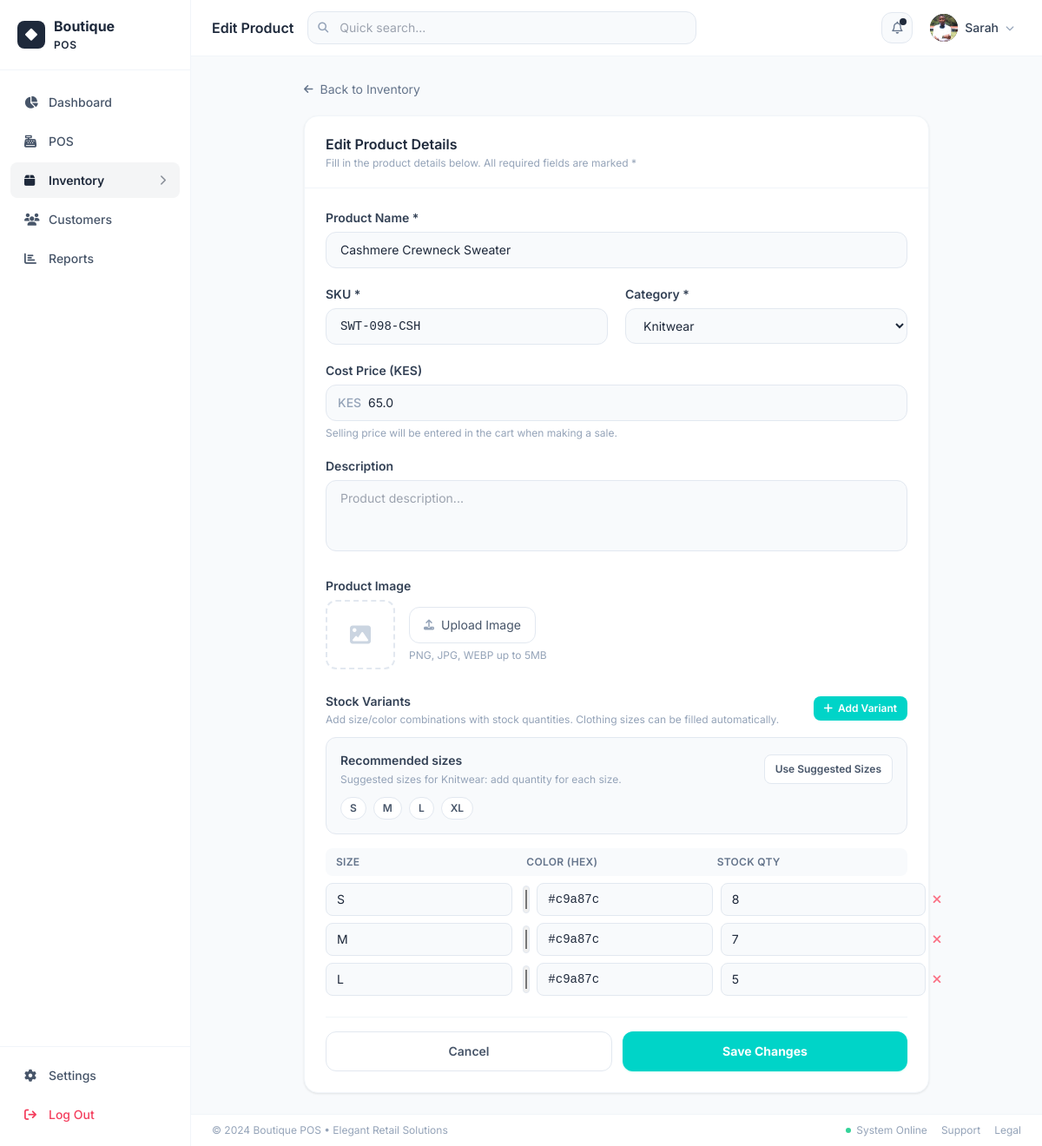
/inventory/edit/10 (signed in), run on an earlier commit of the app's database.
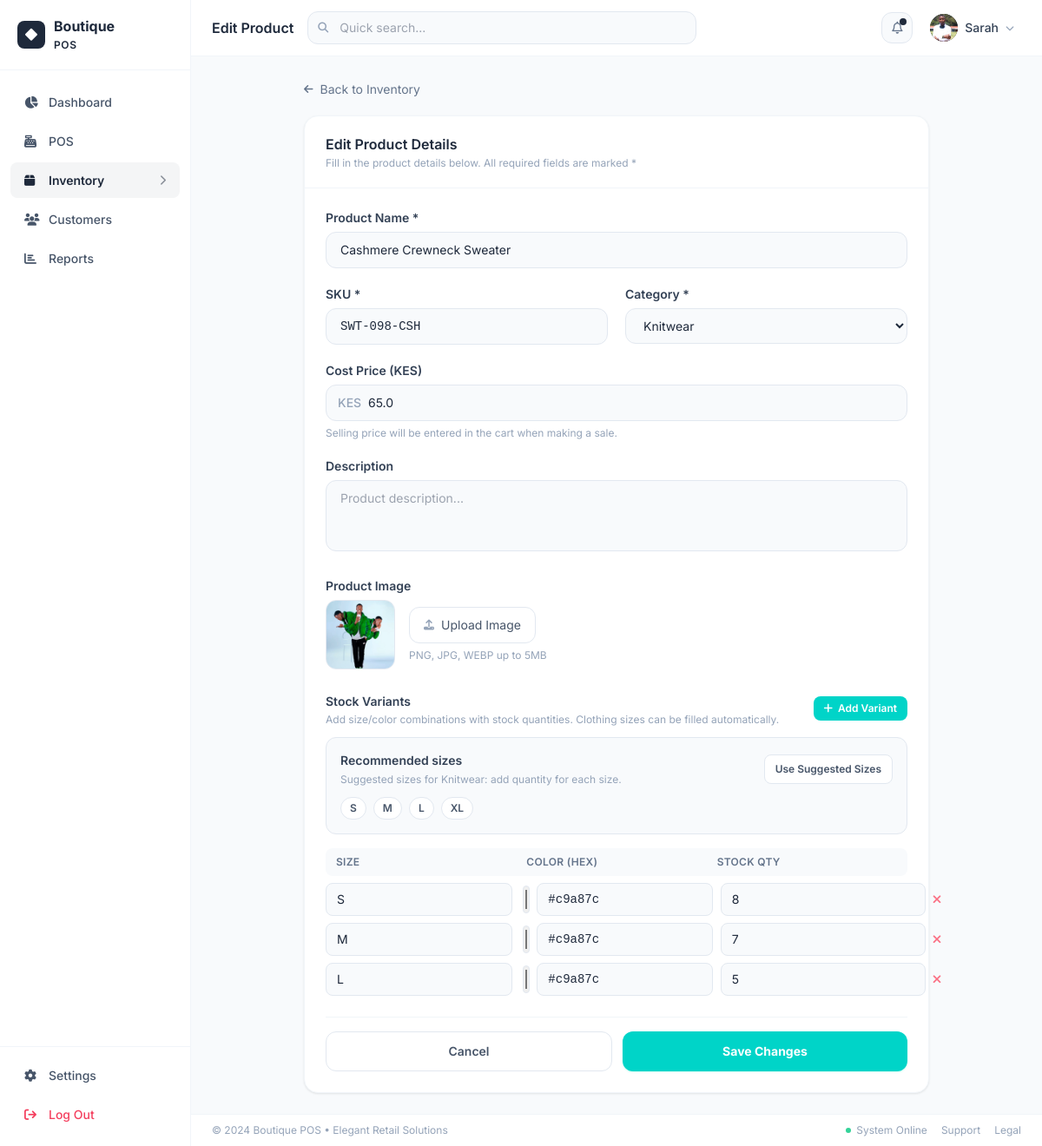
And on a later commit of the database.
### app/models.py (models this page shows, shortened)
class ProductVariant(db.Model):
    __tablename__ = 'product_variants'
    id = db.Column(db.Integer, primary_key=True)
    product_id = db.Column(db.Integer, db.ForeignKey('products.id'), nullable=False)
    size = db.Column(db.String(20), default='')
    color = db.Column(db.String(50), default='')
    stock_qty = db.Column(db.Integer, default=0)
    created_at = db.Column(db.DateTime, default=datetime.utcnow)

class Product(db.Model):
    __tablename__ = 'products'
    id = db.Column(db.Integer, primary_key=True)
    name = db.Column(db.String(200), nullable=False)
    sku = db.Column(db.String(50), unique=True, nullable=False, index=True)
    category_id = db.Column(db.Integer, db.ForeignKey('categories.id'), nullable=False)
    price = db.Column(db.Float, nullable=False)
    cost_price = db.Column(db.Float, default=0.0)
    description = db.Column(db.Text, default='')
    image = db.Column(db.String(300), default='')
    is_active = db.Column(db.Boolean, default=True)
    created_at = db.Column(db.DateTime, default=datetime.utcnow)
    updated_at = db.Column(db.DateTime, default=datetime.utcnow, onupdate=datetime.utcnow)
    variants = db.relationship('ProductVariant', backref='product', lazy='dynamic',
                               cascade='all, delete-orphan')
    sale_items = db.relationship('SaleItem', backref='product', lazy='dynamic')

### app/routes/inventory.py (the view, shortened to what this page needs)
@inventory_bp.route('/inventory/edit/<int:product_id>', methods=['GET', 'POST'])
@login_required
def edit_product(product_id):
    product = Product.query.get_or_404(product_id)
    categories = Category.query.all()
    return render_template('inventory/form.html', categories=categories, product=product)

### app/models.py (called while the page is built)
@login_manager.user_loader
def load_user(user_id):
    return db.session.get(User, int(user_id))

    @staticmethod
    def get(key, default=''):
        row = StoreSetting.query.filter_by(key=key).first()
        return row.value if row else default

### app/utils.py (called while the page is built)
def extract_upload_filename(value):
    if not value:
        return ''
    cleaned = str(value).strip().replace('\\', '/').split('?', 1)[0].rstrip('/')
    return os.path.basename(cleaned)

def upload_url(value):
    if not value:
        return ''
    value = str(value).strip()
    if value.startswith(('http://', 'https://', 'data:')):
        return value
    filename = extract_upload_filename(value)
    if not filename:
        return value
    return url_for('uploaded_file', filename=filename)

### app/templates/inventory/form.html (shortened to what the changed rows need)
{% extends "base.html" %}
{% block page_title %}{% if product %}Edit Product{% else %}Add New Product{% endif %}{% endblock %}
{% block app_content %}
<div class="p-6 max-w-3xl mx-auto">
  <div class="bg-white rounded-2xl border border-slate-100 shadow-card">
    <div class="px-6 py-5 border-b border-slate-100">
      <h2 class="font-semibold text-slate-800 text-base">
        {{ 'Edit Product Details' if product else 'Add New Product' }}
      </h2>
    </div>
    <form method="POST" enctype="multipart/form-data" id="productForm" class="p-6 space-y-6">
      <div class="grid grid-cols-1 md:grid-cols-2 gap-5">
        <div class="md:col-span-2">
          <label class="block text-sm font-semibold text-slate-700 mb-1.5">Product Name *</label>
          <input type="text" name="name" required
                 value="{{ product.name if product else '' }}"
                 placeholder="e.g. Silk Wrap Midi Dress"
                 class="w-full px-4 py-2.5 border border-slate-200 rounded-xl text-sm bg-slate-50 focus:bg-white transition-all"/>
        </div>
        <div>
          <label class="block text-sm font-semibold text-slate-700 mb-1.5">SKU *</label>
          <input type="text" name="sku" required
                 value="{{ product.sku if product else '' }}"
                 placeholder="e.g. DRS-001-SLK"
                 class="w-full px-4 py-2.5 border border-slate-200 rounded-xl text-sm bg-slate-50 focus:bg-white transition-all font-mono"/>
        </div>
        <div class="md:col-span-2">
          <div class="relative">
            <span class="absolute left-3.5 top-1/2 -translate-y-1/2 text-slate-400 text-sm font-medium">KES</span>
            <input type="number" name="cost_price" step="0.01" min="0"
                   value="{{ product.cost_price if product else '' }}"
                   placeholder="0.00"
                   class="w-full pl-12 pr-4 py-2.5 border border-slate-200 rounded-xl text-sm bg-slate-50 focus:bg-white transition-all"/>
          </div>
        </div>
      </div>
      <div>
        <div class="flex items-center gap-4">
          {% if product and product.image %}
          <img id="imagePreview" src="{{ upload_url(product.image) }}" alt="" class="w-20 h-20 rounded-xl object-cover border border-slate-200"/>
          {% else %}
          <div id="imagePreview" class="w-20 h-20 rounded-xl border-2 border-dashed border-slate-200 flex items-center justify-center">
            <i class="fa-solid fa-image text-slate-300 text-2xl"></i>
          </div>
          {% endif %}
          <div class="flex-1">
            <label class="flex items-center gap-2 cursor-pointer px-4 py-2.5 border border-slate-200 rounded-xl text-sm text-slate-600 hover:bg-slate-50 transition w-fit">
            </label>
            <p class="text-xs text-slate-400 mt-1.5">PNG, JPG, WEBP up to 5MB</p>
          </div>
        </div>
      </div>
      <div>
        <div id="variantsContainer" class="space-y-2">
          {% if product %}
            {% for variant in product.variants %}
            <div class="variant-row grid grid-cols-3 gap-3 items-center">
              <input type="text" name="variant_size[]" value="{{ variant.size }}" placeholder="e.g. S, M, 38"
                     class="px-3 py-2 border border-slate-200 rounded-lg text-sm bg-slate-50 focus:bg-white transition-all"/>
              <div class="flex items-center gap-2">
                <input type="color" class="color-picker w-8 h-8 rounded cursor-pointer border border-slate-200" value="{{ variant.color if variant.color.startswith('#') else '#cccccc' }}"/>
                <input type="text" name="variant_color[]" value="{{ variant.color }}" placeholder="#000000"
                       class="flex-1 px-3 py-2 border border-slate-200 rounded-lg text-sm bg-slate-50 focus:bg-white transition-all font-mono"/>
              </div>
              <div class="flex items-center gap-2">
                <input type="number" name="variant_stock[]" value="{{ variant.stock_qty }}" min="0" placeholder="0"
                       class="flex-1 px-3 py-2 border border-slate-200 rounded-lg text-sm bg-slate-50 focus:bg-white transition-all"/>
                <button type="button" onclick="this.closest('.variant-row').remove()"
                        class="text-rose-400 hover:text-rose-600 transition text-sm">
                  <i class="fa-solid fa-xmark"></i>
                </button>
              </div>
            </div>
            {% endfor %}
          {% endif %}
        </div>
      </div>
    </form>
  </div>
</div>
{% endblock %}

What changed in the data, as far as the page shows it:
changed Product "Cashmere Crewneck Sweater": image: picture added
